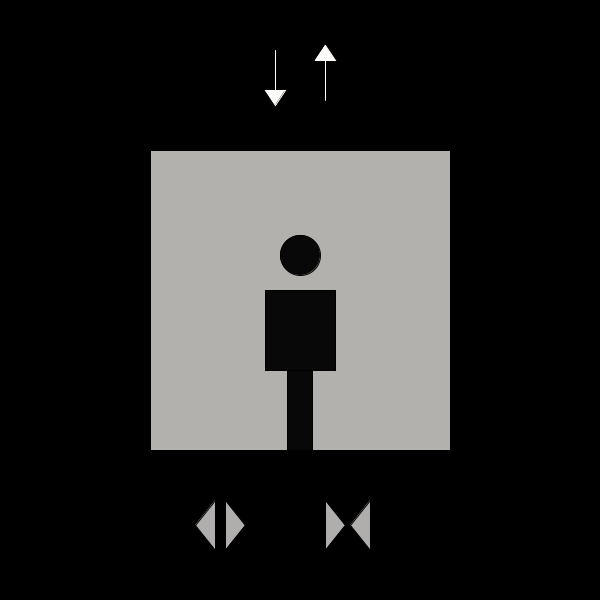
Frame 1 (no input)
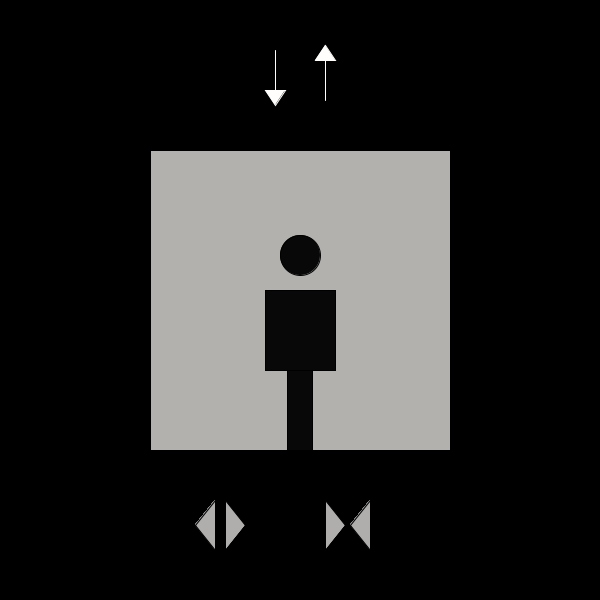
Frame 60 (the mouse pressed at the canvas centre just before this capture)
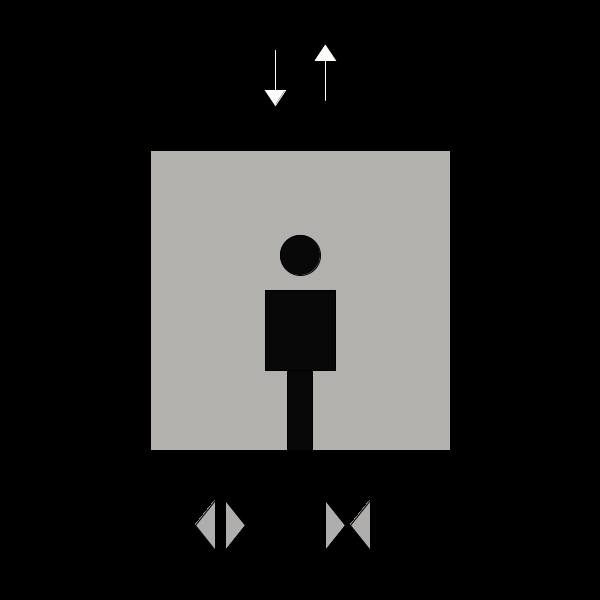
Frame 120 (the mouse held since frame 60 and released just before this capture)

The Processing sketch that drew these frames (run headless with seeded random() and noise(); from frame 60 on, the mouse is pressed at the canvas centre):

// Processing sketch: processing_113639
// ── processing_113639.pde

int diameter = 200;
int positionX = 200;
int Switch = 0;
int a;
int b;

void setup(){    
  size(600,600);
    background(#000000);
    fill(#FFFEFC);
    stroke(#FFFEFC);
  line(275,50,275,100);
  line(325,50,325,100);
  triangle(325,45,335,60,315,60);
    triangle(275,105,285,90,265,90);

a= color(#AFAEAD);
b = color(#AFAEAD);

 
}

void draw(){  
  
fill(#B2B1AE);
   if(keyPressed) {
 if (key == '8' || key == '8'){

   a = color(#F7A239);
   b = color(#AFAEAD);

  
  if(positionX >= 20){
  positionX--; //positionX=positionX+1;
  }
  
   
 }else if(key == '2' || key == '2'){
   
   a=color(#AFAEAD);
   b=color(#F7A239);
   
 if(positionX <= 200){
  positionX++; //positionX=positionX+1;
  }
 }
   }
stroke(#000000);

 rectMode(CENTER);
 rect(300,300,positionX+100,300);
 
  
 fill(#080808);

  rectMode(CENTER);
  rect(300,410,25,80);
  
    rectMode(CENTER);
  rect(300,330,70,80);
  
  ellipseMode(CENTER);
  ellipse(300,255,40,40);
 
  
    fill(a);
     triangle(325,500,325,550,345,525);
  triangle(370,500,370,550,350,525);

fill(b);
triangle(215,500,215,550,195,525);
 triangle(225,500,225,550,245,525);

  

}
